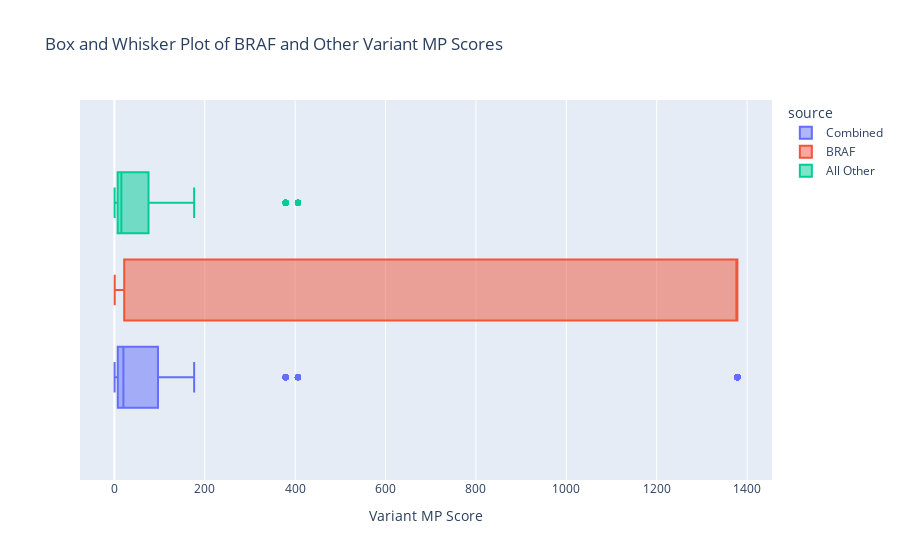

The notebook cell this image was saved under:
### Code cell
not_braf_df = df[~df['variant_label'].str.contains('BRAF')]
not_braf_df

combined_df = pd.concat([
    pd.DataFrame({'variant_mp_score': df['variant_mp_score'], 'source': 'Combined'}),
    pd.DataFrame({'variant_mp_score': braf_df['variant_mp_score'], 'source': 'BRAF'}),
    pd.DataFrame({'variant_mp_score': not_braf_df['variant_mp_score'], 'source': 'All Other'})
])

# Create a horizontal box plot with both datasets
fig = px.box(combined_df, x='variant_mp_score', color='source', title='Box and Whisker Plot of BRAF and Other Variant MP Scores')

# Update layout for better visuals
fig.update_layout(
    xaxis_title="Variant MP Score",
    boxmode='group'  # Shows the boxes side by side
)

# Show the plot
fig.show()

### Figure 1 — Plotly figure (JSON) as saved in the notebook; plotly's stock layout.template omitted (floating-point values rounded to 4 significant figures; data arrays with more than 128 entries replaced by an {"elided": "..."} marker saying what was removed)
{"data": [{"alignmentgroup": "True", "hovertemplate": "source=Combined<br>variant_mp_score=%{x}<extra></extra>", "legendgroup": "Combined", "marker": {"color": "#636efa"}, "name": "Combined", "notched": false, "offsetgroup": "Combined", "orientation": "h", "showlegend": true, "type": "box", "x": {"elided": "1042 float values"}, "x0": " ", "xaxis": "x", "y0": " ", "yaxis": "y"}, {"alignmentgroup": "True", "hovertemplate": "source=BRAF<br>variant_mp_score=%{x}<extra></extra>", "legendgroup": "BRAF", "marker": {"color": "#EF553B"}, "name": "BRAF", "notched": false, "offsetgroup": "BRAF", "orientation": "h", "showlegend": true, "type": "box", "x": {"elided": "160 float values"}, "x0": " ", "xaxis": "x", "y0": " ", "yaxis": "y"}, {"alignmentgroup": "True", "hovertemplate": "source=All Other<br>variant_mp_score=%{x}<extra></extra>", "legendgroup": "All Other", "marker": {"color": "#00cc96"}, "name": "All Other", "notched": false, "offsetgroup": "All Other", "orientation": "h", "showlegend": true, "type": "box", "x": {"elided": "882 float values"}, "x0": " ", "xaxis": "x", "y0": " ", "yaxis": "y"}], "layout": {"boxmode": "group", "legend": {"title": {"text": "source"}, "tracegroupgap": 0}, "title": {"text": "Box and Whisker Plot of BRAF and Other Variant MP Scores"}, "xaxis": {"anchor": "y", "domain": [0, 1], "title": {"text": "Variant MP Score"}}, "yaxis": {"anchor": "x", "domain": [0, 1]}}}
